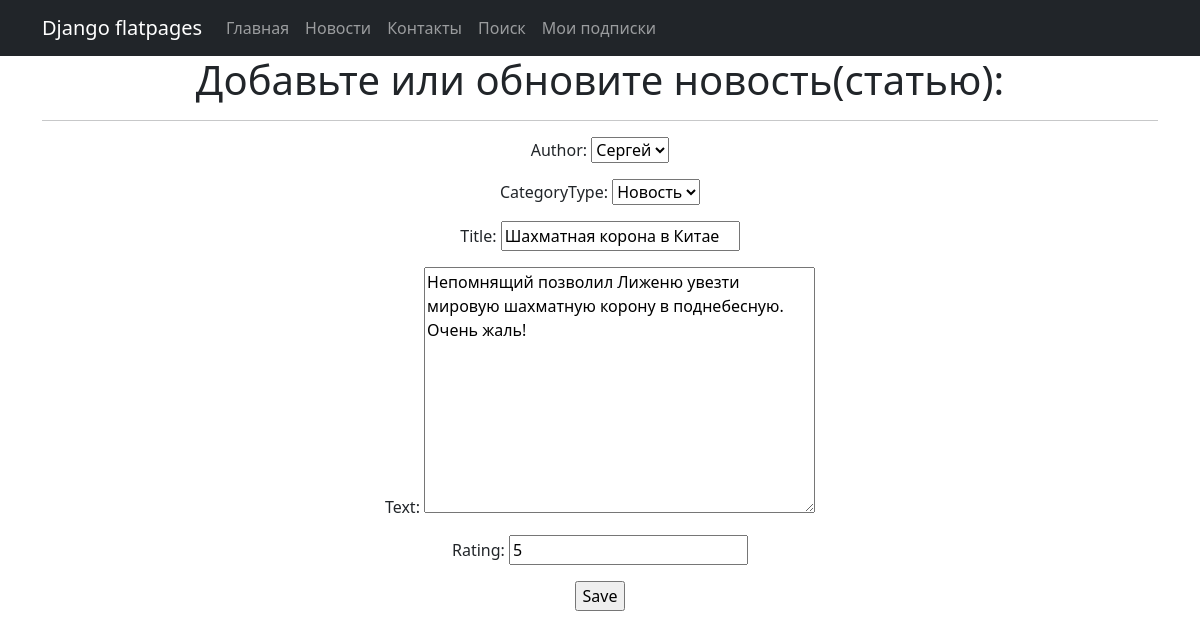
Screenshot of /news/1/update/ (signed in) with the database file from the repository.
### news/models.py (models this page shows, shortened)
class Post(models.Model):
    author = models.ForeignKey(Author, on_delete=models.CASCADE)
    NEWS = 'NW'
    ARTICLE = 'AR'
    CATEGORY_CHOICES = (
        (NEWS, 'Новость'),
        (ARTICLE, 'Статья')
    )
    categoryType = models.CharField(max_length=2, choices=CATEGORY_CHOICES, default=ARTICLE)
    dateCreation = models.DateTimeField(auto_now_add=True)
    postCategory = models.ManyToManyField(Category, through='PostCategory')
    title = models.CharField(max_length=128)
    text = models.TextField()
    rating = models.SmallIntegerField(default=0)

### news/views.py (the view)
# urls.py: path('<int:pk>/update/', PostUpdate.as_view(), name='post_update'),
class PostUpdate(PermissionRequiredMixin, UpdateView):
    permission_required = ('news.post_update',)
    form_class = PostForm
    model = Post
    template_name = 'post_edit.html'

### news/forms.py
class PostForm(forms.ModelForm):
    class Meta:
        model = Post
        fields = [
            'author',
            'categoryType',
            'title',
            'text',
            'rating']

### news/models.py (called while the page is built)
    def __str__(self):
        return self.authorUser.username

### templates/post_edit.html (shortened to what this page needs)
{% extends 'flatpages/default.html' %}
{% block content %}
<h1>Добавьте или обновите новость(статью):</h1>
<hr>
<form action="" method="post">
    {{ form.as_p }}
    <input type="submit" value="Save" />
</form>
{% endblock content %}

### rows the page displays
Post: author "Сергей", categoryType "Новость", title "Шахматная корона в Китае", text "Непомнящий позволил Лиженю увезти мировую шахматную корону в поднебесную. Очень жаль!", rating "5"
